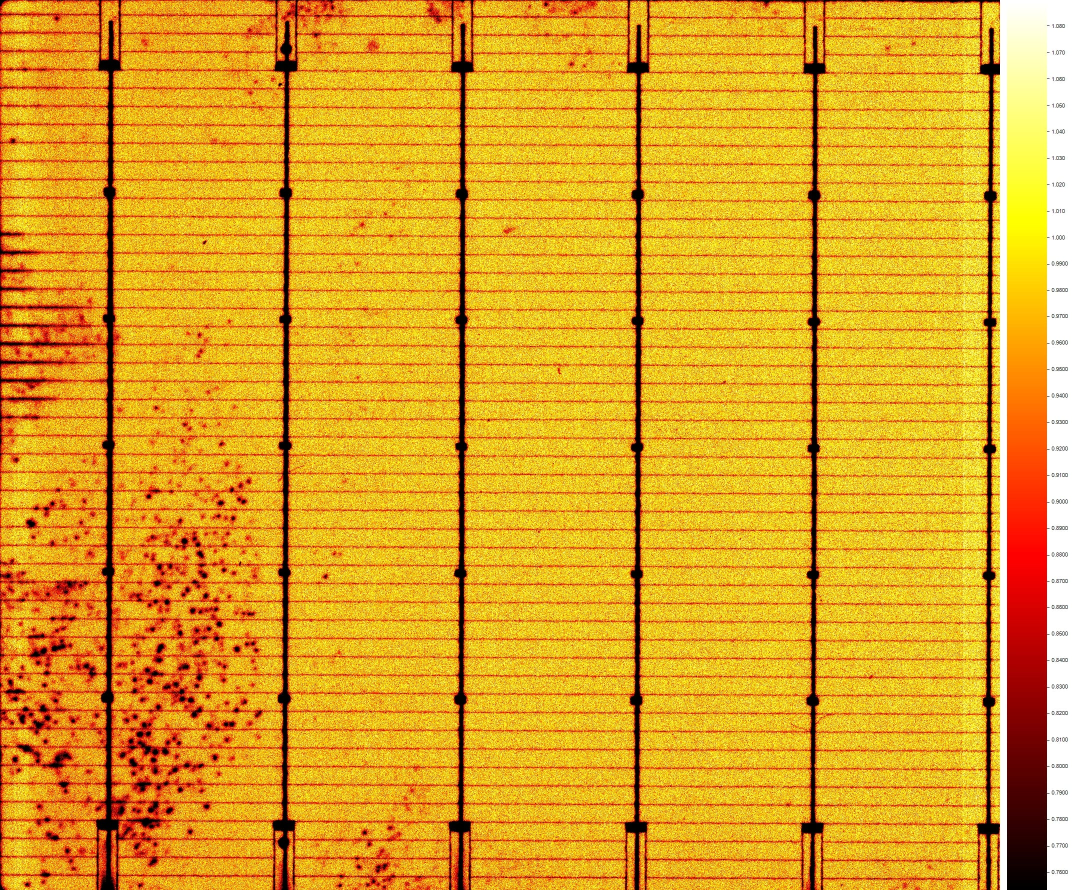
#> input picture CV/xixi.jpg, 2146 x 1780 px, found by its file name (shown at 1/2 size)
$ python main.py
#> lines starting #> are read from the running program, lines starting #| are printed output that depends on the picture
import cv2
import numpy as np
import os
import shutil

pic_path = 'CV/xixi.jpg'
pic_target = './result/'

if not os.path.exists(pic_target):
    os.makedirs(pic_target)

cut_width = 512
cut_length = 512

picture = cv2.imread(pic_path)
#> picture is the input picture: shape (1780, 2146, 3); mean B, G, R 36.9, 165.2, 224

(width, length, depth) = picture.shape
#> width = 1780; length = 2146; depth = 3

pic = np.zeros((cut_width, cut_length, depth))


num_width = int(width / cut_width)
#> num_width = 3
num_length = int(length / cut_length)
#> num_length = 4

for i in range(0, num_width):
    for j in range(0, num_length):
        pic = picture[i*cut_width : (i+1)*cut_width, j*cut_length : (j+1)*cut_length, :]
        result_path = pic_target + '{}_{}.jpg'.format(i+1, j+1)
        cv2.imwrite(result_path, pic)
#> this loop made 3 passes
#> pass 1, `cv2.imwrite(result_path, pic)`:
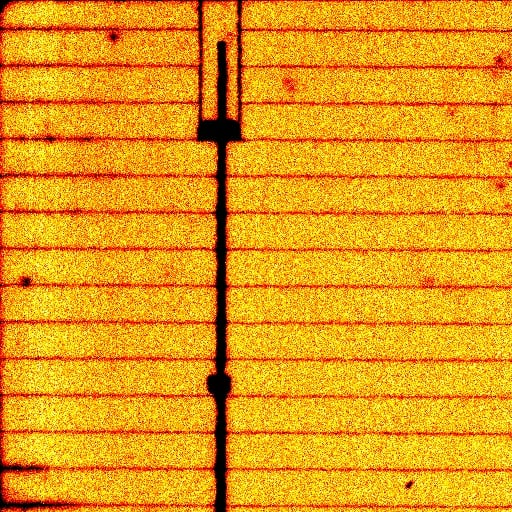
#> saved as 1_1.jpg: shape (512, 512, 3); mean B, G, R 26.6, 156.5, 226.3
#> pass 1, `cv2.imwrite(result_path, pic)`:
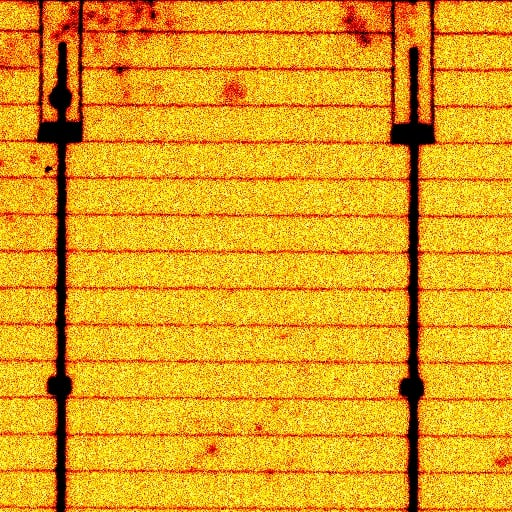
#> saved as 1_2.jpg: shape (512, 512, 3); mean B, G, R 29.6, 164.5, 222.6
#> pass 1, `cv2.imwrite(result_path, pic)`:
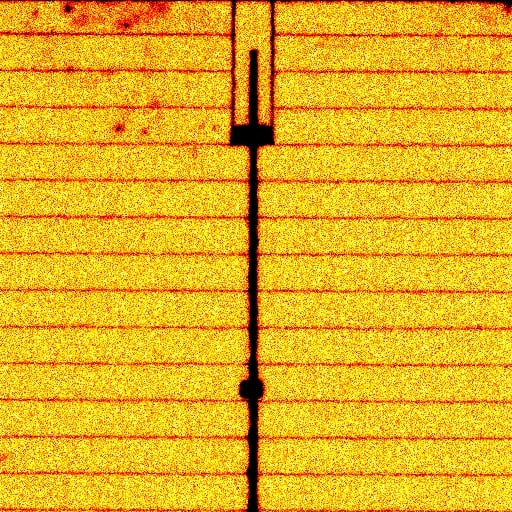
#> saved as 1_3.jpg: shape (512, 512, 3); mean B, G, R 32.1, 176.7, 228.4
#> pass 1, `cv2.imwrite(result_path, pic)`:
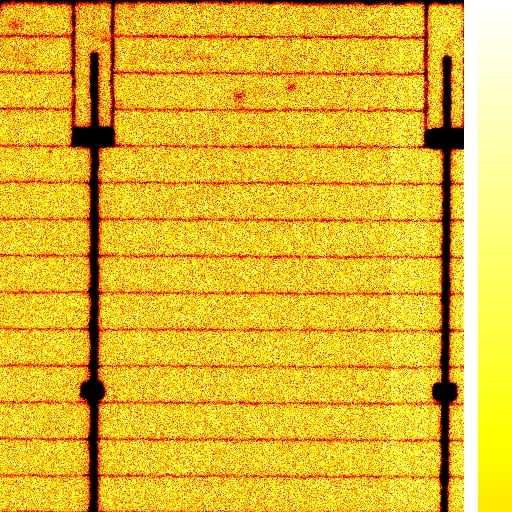
#> saved as 1_4.jpg: shape (512, 512, 3); mean B, G, R 45.9, 184.6, 226.3
